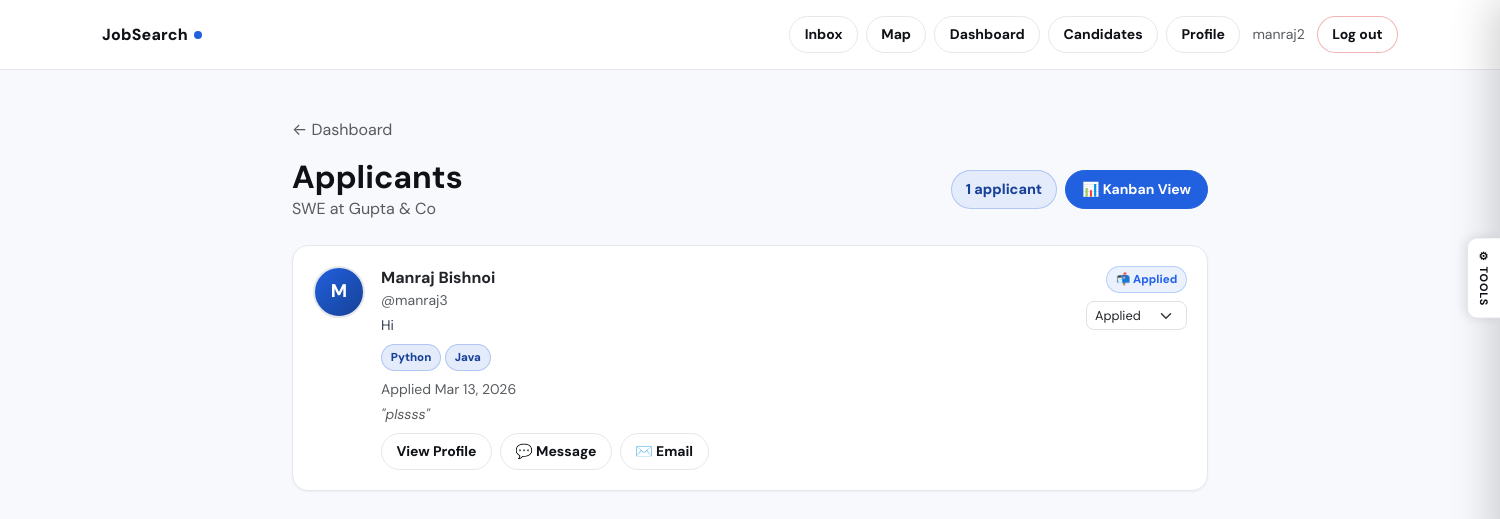
The app's page /recruiter/jobs/4/applicants/ (signed in) with its own data.
### jobs/models.py (models this page shows, shortened)
class CustomUser(AbstractUser):
    class Role(models.TextChoices):
        JOB_SEEKER = "job_seeker", "Job Seeker"
        RECRUITER = "recruiter", "Recruiter"
        ADMIN = "admin", "Admin"
    role = models.CharField(
        max_length=20,
        choices=Role.choices,
        default=Role.JOB_SEEKER,
    )
    def is_job_seeker(self):
        return self.role == self.Role.JOB_SEEKER
    def is_recruiter(self):
        return self.role == self.Role.RECRUITER

class JobPosting(models.Model):
    class JobType(models.TextChoices):
        REMOTE = "remote", "Remote"
        ONSITE = "onsite", "On-site"
        HYBRID = "hybrid", "Hybrid"
    class ExperienceLevel(models.TextChoices):
        ENTRY = "entry", "Entry Level"
        MID = "mid", "Mid Level"
        SENIOR = "senior", "Senior Level"
        INTERN = "intern", "Internship"
    recruiter = models.ForeignKey(
        CustomUser, on_delete=models.CASCADE, related_name="job_postings"
    )
    title = models.CharField(max_length=200)
    company = models.CharField(max_length=200)
    description = models.TextField()
    skills = models.TextField(blank=True, help_text="Comma-separated skills")
    location = models.CharField(max_length=200, blank=True)
    latitude = models.FloatField(null=True, blank=True)
    longitude = models.FloatField(null=True, blank=True)
    job_type = models.CharField(
        max_length=20, choices=JobType.choices, default=JobType.ONSITE
    )
    experience_level = models.CharField(
        max_length=20, choices=ExperienceLevel.choices, default=ExperienceLevel.ENTRY
    )
    salary_min = models.PositiveIntegerField(null=True, blank=True)
    salary_max = models.PositiveIntegerField(null=True, blank=True)
    visa_sponsorship = models.BooleanField(default=False)
    is_active = models.BooleanField(default=True)
    created_at = models.DateTimeField(auto_now_add=True)
    updated_at = models.DateTimeField(auto_now=True)
    class Meta:
        ordering = ["-created_at"]

class Application(models.Model):
    class Status(models.TextChoices):
        APPLIED = "applied", "Applied"
        REVIEW = "review", "In Review"
        INTERVIEW = "interview", "Interview"
        OFFER = "offer", "Offer"
        CLOSED = "closed", "Closed"
    job = models.ForeignKey(
        JobPosting, on_delete=models.CASCADE, related_name="applications"
    )
    applicant = models.ForeignKey(
        settings.AUTH_USER_MODEL, on_delete=models.CASCADE, related_name="applications"
    )
    note = models.TextField(blank=True)
    status = models.CharField(
        max_length=20, choices=Status.choices, default=Status.APPLIED
    )
    created_at = models.DateTimeField(auto_now_add=True)
    class Meta:
        constraints = [
            models.UniqueConstraint(
                fields=["job", "applicant"], name="unique_application_per_job"
            )
        ]

class JobSeekerProfile(models.Model):
    user = models.OneToOneField(
        CustomUser, on_delete=models.CASCADE, related_name="seeker_profile"
    )
    profile_picture = models.ImageField(
        upload_to="profile_pics/", blank=True, null=True
    )
    headline = models.CharField(max_length=200, blank=True)
    bio = models.TextField(blank=True, help_text="Short summary about yourself")
    resume = models.FileField(
    upload_to="resumes/",
    blank=True,
    null=True,
    help_text="PDF or Word resume")
    location = models.CharField(max_length=200, blank=True)
    phone = models.CharField(max_length=30, blank=True)
    website = models.URLField(blank=True)
    skills = models.TextField(blank=True, help_text="Comma-separated skills")
    education = models.TextField(blank=True)
    work_experience = models.TextField(blank=True)
    projects = models.TextField(blank=True, help_text="Key projects, coursework, open-source contributions")
    certifications = models.TextField(blank=True, help_text="Certifications, licenses, awards")
    languages = models.TextField(blank=True, help_text="Spoken languages, e.g. English (Native), Spanish (Conversational)")
    links = models.TextField(blank=True, help_text="GitHub, LinkedIn, portfolio URLs (one per line)")
    featured_label = models.CharField(
        max_length=100, blank=True,
        help_text="Label shown above the embed, e.g. 'My Portfolio', 'Intro Video'"
    )
    featured_url = models.URLField(
        blank=True,
        help_text="Link to a website, portfolio, or project (displayed as a clickable card)"
    )
    featured_video_url = models.URLField(
        blank=True,
        help_text="YouTube or Vimeo link for an introduction / project video"
    )
    desired_job_title = models.CharField(max_length=200, blank=True)
    desired_salary_min = models.PositiveIntegerField(null=True, blank=True)
    open_to_remote = models.BooleanField(default=True)
    open_to_relocation = models.BooleanField(default=False)
    visa_required = models.BooleanField(default=False)
    class DistanceUnit(models.TextChoices):
        MILES = "mi", "Miles"
        KM = "km", "Kilometers"
    commute_distance = models.PositiveIntegerField(
        null=True, blank=True,
        help_text="Maximum commute distance"
    )
    distance_unit = models.CharField(
        max_length=2, choices=DistanceUnit.choices, default=DistanceUnit.MILES
    )
    is_public = models.BooleanField(default=True)
    show_photo = models.BooleanField(default=True)
    show_resume = models.BooleanField(default=True)
    show_headline = models.BooleanField(default=True)
    show_bio = models.BooleanField(default=True)
    show_skills = models.BooleanField(default=True)
    show_education = models.BooleanField(default=True)
    show_experience = models.BooleanField(default=True)
    show_projects = models.BooleanField(default=True)
    show_certifications = models.BooleanField(default=True)
    show_languages = models.BooleanField(default=True)
    show_links = models.BooleanField(default=True)
    show_location = models.BooleanField(default=True)
    show_phone = models.BooleanField(default=False)
    show_email = models.BooleanField(default=True)
    show_featured = models.BooleanField(default=True)
    goal_applications = models.PositiveIntegerField(default=10, help_text="Target number of applications to submit")
    goal_offers       = models.PositiveIntegerField(default=1,  help_text="Target number of offers to receive")
    background_image  = models.ImageField(upload_to="backgrounds/", blank=True, null=True)
    background_opacity = models.FloatField(default=0.15, help_text="Overlay opacity 0.0–1.0")
    goal_reviews      = models.PositiveIntegerField(default=20, help_text="Target applications to review")
    goal_offers_sent  = models.PositiveIntegerField(default=5,  help_text="Target offers to send")
    goal_filled       = models.PositiveIntegerField(default=3,  help_text="Target job postings filled")
    background_image   = models.ImageField(upload_to="backgrounds/", blank=True, null=True)
    background_opacity = models.FloatField(default=0.15)
    def skills_list(self):
        return [s.strip() for s in self.skills.split(",") if s.strip()]

### jobs/views.py (the view)
# urls.py: path("recruiter/jobs/<int:pk>/applicants/", views.job_applicants, name="job_applicants"),
@login_required
def job_applicants(request, pk):
    if not request.user.is_recruiter():
        return redirect("home")
    job = get_object_or_404(JobPosting, pk=pk, recruiter=request.user)
    apps = Application.objects.filter(job=job).select_related("applicant").order_by("-created_at")
    return render(request, "jobs/job_applicants.html", {"job": job, "applications": apps})

### jobs/templates/jobs/job_applicants.html (shortened to what this page needs)
{% extends "jobs/base.html" %}
{% block content %}
<div class="container py-5" style="max-width:940px;">
  <a href="{% url 'recruiter_dashboard' %}" class="text-decoration-none text-muted d-inline-flex align-items-center gap-1 mb-3">
    ← Dashboard
  </a>
  <div class="d-flex justify-content-between align-items-center mb-4 flex-wrap gap-2">
    <div>
      <h2 class="fw-bold mb-0">Applicants</h2>
      <p class="text-muted mb-0">{{ job.title }} at {{ job.company }}</p>
    </div>
    <div class="d-flex gap-2 align-items-center">
      <span class="js-badge js-badge-skill" style="font-size:.9rem;padding:8px 14px;">
        {{ applications|length }} applicant{{ applications|length|pluralize }}
      </span>
      <a href="{% url 'recruiter_pipeline' %}?job={{ job.pk }}" class="btn btn-brand btn-sm">📊 Kanban View</a>
    </div>
  </div>
  {% if applications %}
    {% for app in applications %}
    <div class="js-card mb-3" style="box-shadow:var(--shadow-sm);">
      <div class="d-flex justify-content-between align-items-start gap-3 flex-wrap">
        <div class="d-flex align-items-start gap-3 flex-grow-1">
          <a href="{% url 'view_candidate' app.applicant.pk %}" style="text-decoration:none;flex-shrink:0;">
            {% with sp=app.applicant.seeker_profile %}
            <div style="width:52px;height:52px;border-radius:50%;overflow:hidden;
              display:flex;align-items:center;justify-content:center;
              font-weight:800;font-size:1.15rem;color:white;
              background:linear-gradient(135deg,var(--brand),var(--brand-dark));
              border:2px solid var(--border);flex-shrink:0;">
              {% if sp and sp.profile_picture and sp.show_photo %}
                <img src="{{ sp.profile_picture.url }}" alt="{{ app.applicant.username }}"
                     style="width:100%;height:100%;object-fit:cover;">
              {% else %}
                {{ app.applicant.first_name|first|default:app.applicant.username|first|upper }}
              {% endif %}
            </div>
            {% endwith %}
          </a>
          <div class="flex-grow-1" style="min-width:0;">
            <a href="{% url 'view_candidate' app.applicant.pk %}"
               class="text-decoration-none fw-bold text-dark" style="font-size:1rem;">
              {{ app.applicant.get_full_name|default:app.applicant.username }}
            </a>
            <div class="text-muted small">@{{ app.applicant.username }}</div>
            {% with sp=app.applicant.seeker_profile %}
              {% if sp and sp.headline and sp.show_headline %}
                <div class="small mt-1" style="color:#374151;">{{ sp.headline }}</div>
              {% endif %}
              {% if sp and sp.skills and sp.show_skills %}
                <div class="mt-2 d-flex flex-wrap gap-1">
                  {% for skill in sp.skills_list|slice:":5" %}
                    <span class="js-badge js-badge-skill">{{ skill }}</span>
                  {% endfor %}
                </div>
              {% endif %}
            <div class="text-muted small mt-2">Applied {{ app.created_at|date:"M j, Y" }}</div>
            {% if app.note %}
              <div class="text-muted small mt-1 fst-italic">"{{ app.note|truncatewords:20 }}"</div>
            {% endif %}
            <div class="mt-2 d-flex gap-2 flex-wrap">
              <a class="btn btn-ghost btn-sm" href="{% url 'view_candidate' app.applicant.pk %}">View Profile</a>
              <a class="btn btn-ghost btn-sm" href="{% url 'start_conversation' app.id %}">💬 Message</a>
              <a class="btn btn-ghost btn-sm"
                 href="mailto:{{ app.applicant.email }}?subject=Regarding%20your%20application%20for%20{{ job.title|urlencode }}">
                ✉️ Email
              </a>
            </div>
            {% endwith %}
          </div>
        </div>
        <div class="d-flex flex-column align-items-end gap-2 flex-shrink-0">
          <span class="js-badge
            {% if app.status == 'offer' %}badge-offer
            {% elif app.status == 'interview' %}badge-interview
            {% elif app.status == 'review' %}badge-review
            {% elif app.status == 'applied' %}badge-applied
            {% else %}badge-closed{% endif %}">
            {% if app.status == 'offer' %}🎉
            {% elif app.status == 'interview' %}🎤
            {% elif app.status == 'review' %}👀
            {% elif app.status == 'applied' %}📬
            {% else %}📁{% endif %}
            {{ app.get_status_display }}
          </span>
          <form method="post" action="{% url 'update_application_status' app.pk %}">
            <select name="status" class="form-select form-select-sm"
                    style="width:auto;border-radius:8px;font-size:.8rem;"
                    onchange="this.form.submit()">
              <option value="applied"   {% if app.status == "applied"   %}selected{% endif %}>Applied</option>
            </select>
          </form>
        </div>
      </div>
    </div>
    {% endfor %}
  {% else %}
    <div class="js-card text-center py-5">
      <div style="font-size:2.5rem;margin-bottom:.5rem;">📋</div>
      <h5 class="fw-bold">No applicants yet</h5>
      <p class="text-muted">Applicants will appear here when they apply.</p>
    </div>
  {% endif %}
</div>
{% endblock %}

### jobs/templates/jobs/base.html (shortened to what this page needs)
<!doctype html>
<html lang="en" data-theme="light">
<head>
  <link href="https://cdn.jsdelivr.net/npm/bootstrap@5.3.3/dist/css/bootstrap.min.css" rel="stylesheet">
</head>
<body{% if milestones and milestones.background %} style="background-image:url('{{ milestones.background }}');background-size:cover;background-attachment:fixed;background-position:center;"{% endif %}>
<nav class="js-nav">
  <div class="container d-flex align-items-center py-3">
    <a class="js-brand" href="{% url 'home' %}">
      JobSearch<span class="js-brand-dot"></span>
    </a>
    <div class="ms-auto d-flex align-items-center gap-2 flex-wrap">
      {% if user.is_authenticated %}
        <a class="btn btn-ghost btn-sm" href="{% url 'inbox' %}">Inbox</a>
        <a class="btn btn-ghost btn-sm" href="{% url 'job_map' %}">Map</a>
        {% if user.is_recruiter %}
          <a class="btn btn-ghost btn-sm" href="{% url 'recruiter_dashboard' %}">Dashboard</a>
          <a class="btn btn-ghost btn-sm" href="{% url 'recruiter_candidate_search' %}">Candidates</a>
          <a class="btn btn-ghost btn-sm" href="{% url 'recruiter_profile' %}">Profile</a>
        {% endif %}
        <span class="text-muted small ms-1">{{ user.username }}</span>
        <form method="post" action="{% url 'logout' %}" class="d-inline ms-1">
          <button class="btn btn-ghost btn-sm" type="submit"
                  style="color:var(--danger);border-color:rgba(220,38,38,.35);">Log out</button>
        </form>
      {% else %}
        <a class="btn btn-ghost btn-sm" href="{% url 'register_recruiter' %}">Recruiter</a>
        <a class="btn btn-ghost btn-sm" href="{% url 'register_seeker' %}">Job Seeker</a>
        <a class="btn btn-brand btn-sm" href="{% url 'login' %}">Sign in</a>
      {% endif %}
    </div>
  </div>
</nav>
{% block content %}{% endblock %}
<div id="themePanel">
  <button id="themeToggleBtn" onclick="togglePanel()" title="Tools" aria-label="Open tools panel">
    ⚙ Tools
  </button>
</div>
</body>
</html>

### records on screen
CustomUser: username "manraj2"
JobPosting: title "SWE", company "Gupta & Co"
Application: applicant.first_name|first "M", applicant.get_full_name "Manraj Bishnoi", applicant.username "manraj3", applicant.seeker_profile.headline "Hi", skills_list "Python" "Java", created_at "Mar 13, 2026", note "plssss", status "Applied"

### other values on screen
{{ applications|length }} "1"
